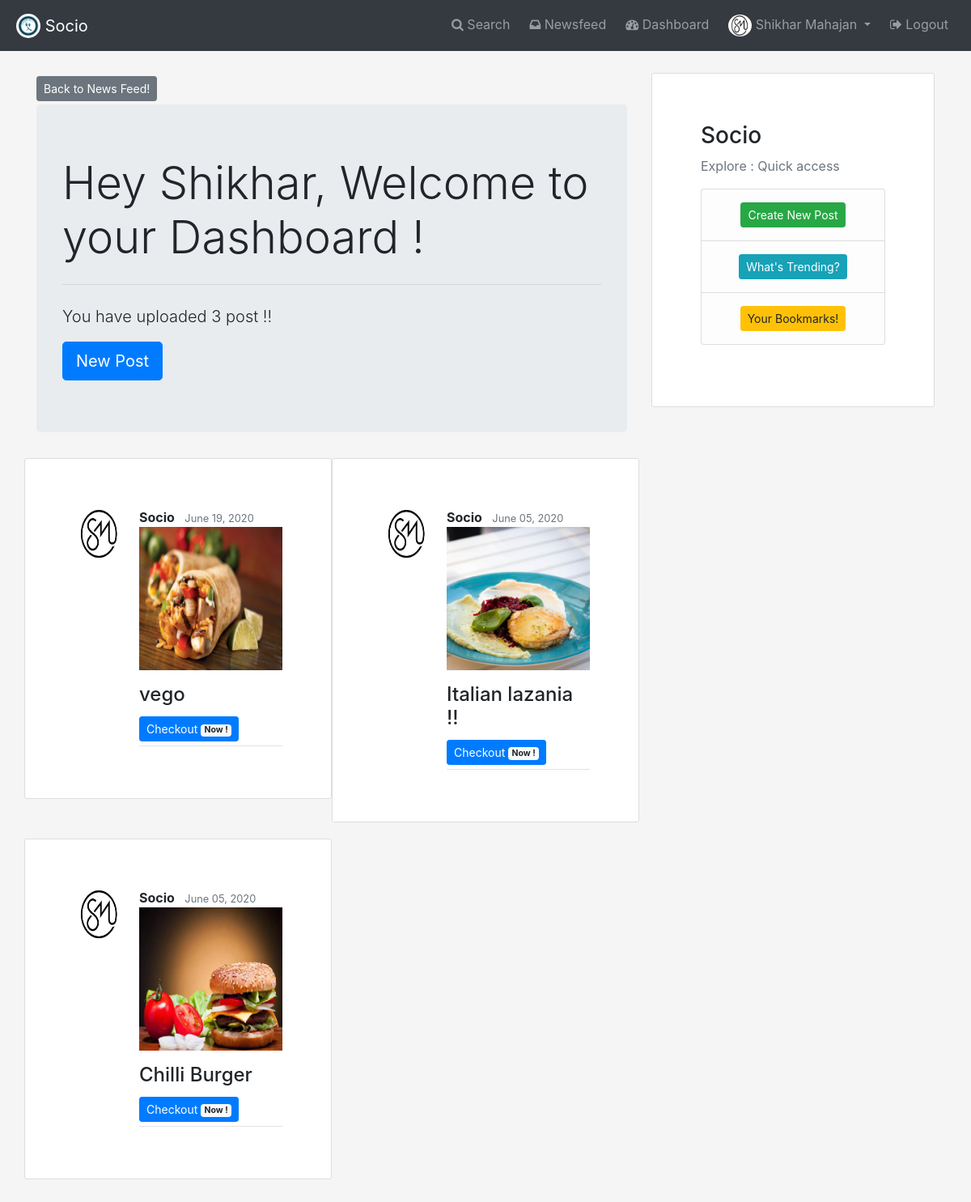
The page /dashboard/ (signed in) on the database its author committed.
### socio/models.py (models this page shows, shortened)
class Profile(models.Model):
	user=models.OneToOneField(User, on_delete=models.CASCADE)
	profile_image=models.ImageField(default="default.png",upload_to="profile_pics")

class Post(models.Model):
	image=models.ImageField(default="default_foo.png",upload_to="post_picture")
	title=models.CharField(max_length=100)
	caption=models.TextField()
	link=models.URLField(blank=True,default="")
	likes=models.ManyToManyField(User,related_name='likes',blank=True)
	favorites=models.ManyToManyField(User,related_name='favorites',blank=True)
	date_posted=models.DateTimeField(default=timezone.now)
	author=models.ForeignKey(User , on_delete=models.CASCADE)

### socio/views.py (the view)
# urls.py: path('dashboard/', views.dashboard, name='socio-dashboard'),
@login_required
def dashboard(request):
    logged_in_user = request.user
    logged_in_user_posts = Post.objects.filter(author=logged_in_user).order_by('-date_posted')
    cnt=logged_in_user_posts.count()
    context = {
        'title':'DashBoard',
        'posts': logged_in_user_posts,
        'count': cnt
    }
    return render(request,'socio/dashboard.html',context)

### socio/templates/socio/dashboard.html
{% extends "socio/base.html" %}
{% block content %}
 <a class="btn btn-secondary btn-sm mt-1 mb-1" href="{% url 'socio-feed'  %}">Back to News Feed!</a>
<div class="jumbotron">
  <h1 class="display-4">Hey {{ user.first_name|capfirst }}, Welcome to your Dashboard !</h1>
        <hr class="my-4">
          {% if count %}
          <p class="lead">
            You have uploaded {{ count }} post !!
          </p>
          {% else %}
          <p class="lead">
            You don't have any post!!
          </p>
          {% endif %}
  <a class="btn btn-primary btn-lg" href="{% url 'post-create'  %}" role="button">New Post</a>
</div>
 {% for post in posts %}
 {% if forloop.first %}<div class="row">{% endif %}
  <div class="col-sm-6">
    <article class="media content-section row">
              <img class="rounded-circle article-img" src="{{ post.author.profile.profile_image.url }}">
              <div class="media-body ">
                <div class="article-metadata">
                  <strong class="mr-2" href="{% url 'socio-profile'%}">{{ post.author }}</strong>
                  <small class="text-muted">{{ post.date_posted|date:"F d, Y" }}</small>
                  <img src="{{ post.image.url}}" class="imgpost" style="width: 100%;height: auto;">
                <h4>{{ post.title }}</h4>
                <a class="btn btn-primary btn-sm mt-1 mb-1"
                    href="{% url 'post-detail' post.id %}">Checkout <span class="badge badge-light">Now !</span></a>
                </div>
              </div>
    </article>
  </div>
{% if forloop.counter|divisibleby:2 %}</div><div class="row">{% endif %}
{% if forloop.last %}</div>{% endif %}
{% endfor %}
{% endblock content %}

### socio/templates/socio/base.html (shortened to what this page needs)
{% load static %}
<!DOCTYPE html>
<html lang="en">
<head>
  <link rel="stylesheet" type="text/css" href="{% static 'socio/base.css'%}">
  <link rel="stylesheet" href="https://stackpath.bootstrapcdn.com/bootstrap/4.5.0/css/bootstrap.min.css"
>
  <link rel="stylesheet" href="https://cdnjs.cloudflare.com/ajax/libs/font-awesome/4.7.0/css/font-awesome.min.css">
</head>
<body style="background: #F5F5F5;">
<nav class="navbar fixed-top navbar-expand-lg navbar-dark bg-dark">
  <a class="navbar-brand nul"
  {% if user.is_authenticated %}
  href="{% url 'socio-feed' %}"
  {% endif %}>
  <img src="/static/images/sociologo.png" width="30" height="30" class="d-inline-block align-top rounded-circle " style="background-color: white" alt="display logo">
  Socio</a>
  <div class="collapse navbar-collapse" id="navbarSupportedContent">
    <ul class="nav navbar-nav navbar-right">
      {% if user.is_authenticated %}
      <li class="nav-item nul">
        <a class="nav-link" href="{% url 'socio-filter' %}"><i class="fa fa-search" aria-hidden="true"></i> Search</a>
      </li>
      <li class="nav-item nul">
        <a class="nav-link" href="{% url 'socio-feed' %}"><i class="fa fa-inbox" aria-hidden="true"></i> Newsfeed</a>
      </li>
      <li class="nav-item nul">
        <a class="nav-link" href="{% url 'socio-dashboard' %}"><i class="fa fa-tachometer" aria-hidden="true"></i> Dashboard</a>
      </li>
      <li class="nav-item dropdown nul">
        <a class="nav-link dropdown-toggle" href="#" id="navbarDropdown" role="button" data-toggle="dropdown" aria-haspopup="true" aria-expanded="false">
          <img src="{{ user.profile.profile_image.url }}" width="29" height="27" class="rounded-circle" alt="display logo">
          {{ user.first_name|capfirst }} {{ user.last_name|capfirst }}
        </a>
        </li>
          <li class="nav-item nul" >
          <a class="nav-link" href="{% url 'logout' %}"><i class="fa fa-sign-out" aria-hidden="true"></i> Logout</a>
        </li>
        {% endif %}
        </ul>
    </div>
</nav>
  <div class="container">
    <div class="row">
    <div class="col-sm-8">
      {% block content %}{% endblock %}
    </div>
    {% if user.is_authenticated %}
    <div class="col-md-4">
          <div class="content-section">
            <h3>Socio</h3>
            <p class='text-muted'>Explore : Quick access
              <ul class="list-group">
                <li class="list-group-item list-group-item-light" style="text-align: center;">
            <a class="btn btn-success btn-sm mt-1 mb-1"
            href="{% url 'post-create'%}">Create New Post</a></li>
                <li class="list-group-item list-group-item-light" style="text-align: center;">
            <a class="btn btn-info btn-sm mt-1 mb-1"
            href="{% url 'socio-trending'%}">What's Trending?</a>
                </li>
                <li class="list-group-item list-group-item-light" style="text-align: center;"><a class="btn btn-warning btn-sm mt-1 mb-1" href="{% url 'socio-bookmark'%}">Your Bookmarks!</a></li>
              </ul>
            </p>
          </div>
        </div>
    </div>
    {% endif %}
    </div>
</body>
</html>

### socio/static/socio/base.css (style rules this page uses)
body { font: 400 15px Lato, sans-serif; line-height: 1.8; }
.container { padding: 90px 60px; }
.imgpost { height: 400px; width: 400px; margin-right: 20px; margin-bottom: 16px; }
.content-section { background: #ffffff; padding-left: 50px; padding: 60px 60px; border: 1px solid #dddddd; border-radius: 3px; margin-bottom: 20px; }
.article-img { height: 65px; width: 65px; margin-right: 16px; }
.article-metadata { padding-bottom: 1px; margin-bottom: 4px; border-bottom: 1px solid #e3e3e3 }

### socio/templates/socio/base.html (style rules this page uses)
.nul { padding: 2px 4px; }

### rows shown on the page
Post: author.profile.profile_image (picture), author "Socio", date_posted "June 19, 2020", image (picture), title "vego"
Post: author.profile.profile_image (picture), author "Socio", date_posted "June 05, 2020", image (picture), title "Italian lazania !!"
Post: author.profile.profile_image (picture), author "Socio", date_posted "June 05, 2020", image (picture), title "Chilli Burger"

### other values the page prints
{{ user.first_name|capfirst }} "Shikhar"
{{ user.last_name|capfirst }} "Mahajan"
{{ count }} "3"
